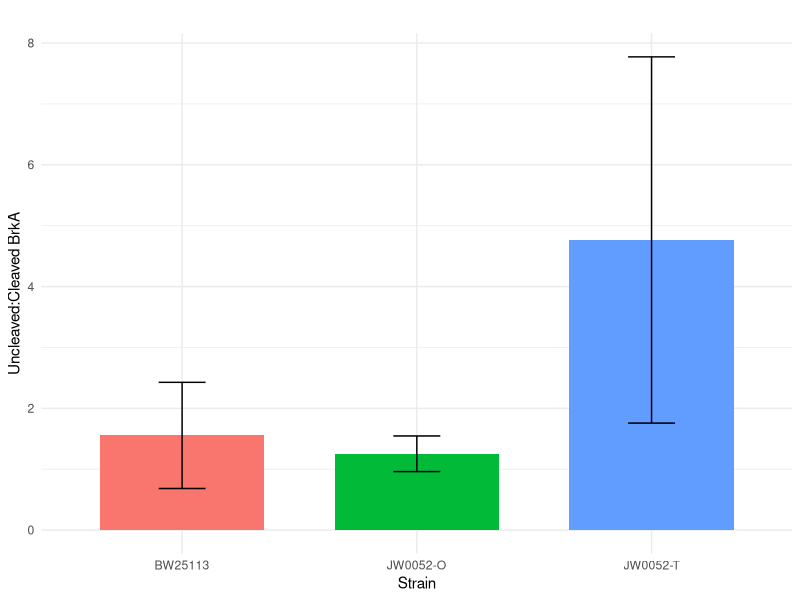
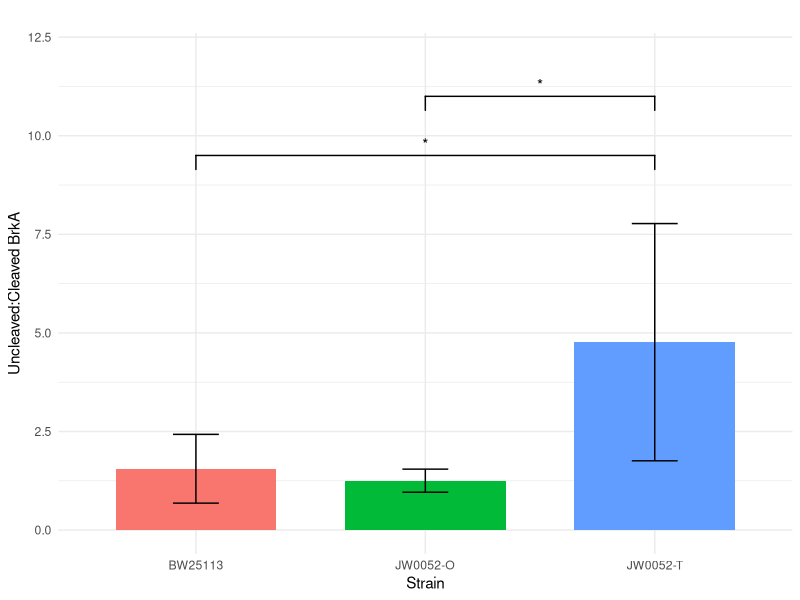

The R source for these figures, in order:
library(dplyr)
library(ggplot2)
library(ggsignif)


# manually setting up small dataframe of uncleaved/cleaved ratios
df <- data.frame(
  replicate = rep(1:5, 3),
  strain = rep(c("BW25113", "JW0052-O", "JW0052-T"), each = 5),
  ratio = c(1.533743049, 1.086889208, 3.069795065, 1.064075768, 1.019896929,
            1.348154101, 1.178908676, 1.006219478, 1.713837556, 1.019843676,
            3.541619037, 4.542294511, 2.952085883, 2.785979036, 10.00331502)
)

#  indicating IPTG induction status
df <- df %>%
  mutate(IPTG = ifelse(replicate %in% c(4,5), "Yes", "No"))


print(df)

# Run two-way ANOVA (strain and IPTG as factors)
# strain = Do different strains have different mean ratios?
# IPTG = Does IPTG induction change the ratio, overall?	
# strain:IPTG = Does the effect of IPTG depend on the strain?	

anova_results <- aov(ratio ~ strain * IPTG, data = df)
summary(anova_results)

anova_strain <- aov(ratio ~ strain, data = df)
summary(anova_strain)

# Tukey's post-hoc test to identify specific differences:
TukeyHSD(anova_strain)

collapsed_df <- df %>%
  group_by(strain) %>%
  summarise(
    mean_ratio = mean(ratio),
    sd_ratio = sd(ratio),
    .groups = "drop"
  )

plot <- ggplot(collapsed_df, aes(x = strain, y = mean_ratio, fill = strain)) +
  geom_bar(stat = "identity", width = 0.7) +
  geom_errorbar(aes(ymin = mean_ratio - sd_ratio, ymax = mean_ratio + sd_ratio),
                width = 0.2) +
  labs(
    title = "",
    x = "Strain",
    y = "Uncleaved:Cleaved BrkA"
  ) +
  theme_minimal() +
  theme(
    text = element_text(size = 11),
    plot.title = element_text(hjust = 0.5),
    legend.position = "none"
  )

plot

plot_final<- plot +
  geom_signif(
    annotations = c("*", "*"),
    y_position = c(9.5, 11),  
    xmin = c(1, 2),
    xmax = c(3, 3),
    tip_length = 0.05,
    textsize = 4
  ) + coord_cartesian(ylim = c(0, 12), clip = "off")

plot_final

df_2 <- df %>%
  mutate(group = paste(strain, IPTG, sep = "_"))

print(df_2)

anova_group <- aov(ratio ~ group, data = df_2)
summary(anova_group)

tukey_results <- TukeyHSD(anova_group)
print(tukey_results)

